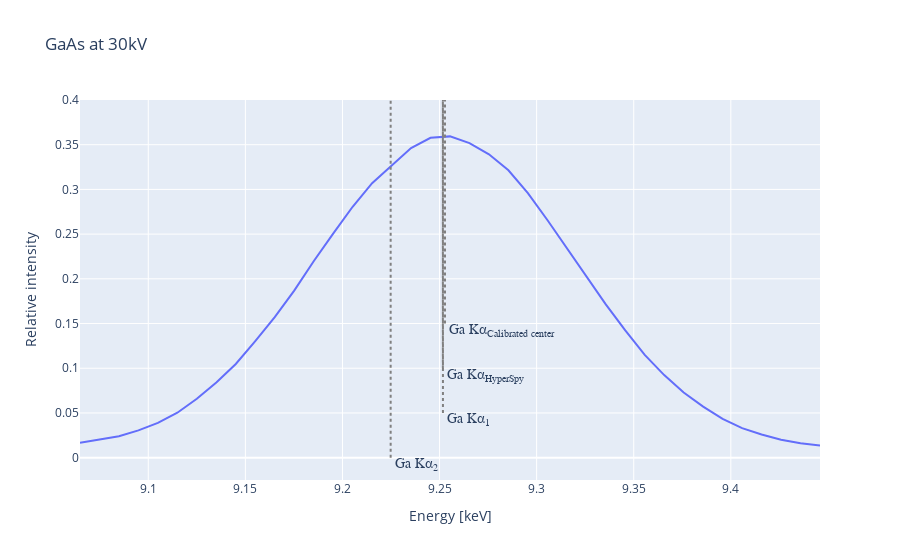

Notebook code for this chart:
### Code cell
# for plotting Ga Ka with theoretical Ga Ka1 and Ga Ka2
# lines = [HyperSpy, Ga Ka1, Ga Ka2, calibrated Ga Ka]
vertical_lines = [9.22482, 9.25174, 9.2517,  9.2528]
vertical_lines_names = ['Ga K&#945;<sub>2</sub>', 'Ga K&#945;<sub>1</sub>', 'Ga K&#945;<sub>HyperSpy</sub>', 'Ga K&#945;<sub>Calibrated center</sub>']

fig_calib = plotly_plot(
x=s["kev_calibrated"],
y_named=[s["intensity"], "intensity"],
vlines=vertical_lines,
vlines_name=vertical_lines_names,
title=s['name'],
xaxis_title="Energy [keV]",
start=925, #  index
stop=964, #  index
)

fig_calib.update_layout(yaxis_range=[-0.025,0.4])
fig_calib.update_layout(showlegend=False)
fig_calib.show()
# fig_calib.write_html("../plots/GaAs30kV-Ga-K-lines.html")
# fig_calib.write_image("../plots/GaAs30kV-Ga-K-lines.png")

### Figure 1 — Plotly figure (JSON) as saved in the notebook; plotly's stock layout.template omitted (floating-point values rounded to 4 significant figures)
{"data": [{"mode": "lines", "name": "intensity", "textfont": {"size": 14}, "type": "scatter", "x": [9.065, 9.075, 9.085, 9.095, 9.105, 9.115, 9.125, 9.135, 9.145, 9.155, 9.165, 9.175, 9.185, 9.195, 9.205, 9.215, 9.225, 9.235, 9.245, 9.255, 9.265, 9.275, 9.285, 9.295, 9.306, 9.316, 9.326, 9.336, 9.346, 9.356, 9.366, 9.376, 9.386, 9.396, 9.406, 9.416, 9.426, 9.436, 9.446], "y": [0.01668, 0.02004, 0.02391, 0.03053, 0.0389, 0.05027, 0.06584, 0.08403, 0.1048, 0.1304, 0.1573, 0.1868, 0.2197, 0.2505, 0.2806, 0.3069, 0.3269, 0.3462, 0.3577, 0.3593, 0.3518, 0.3393, 0.3213, 0.2959, 0.2658, 0.2348, 0.2024, 0.1714, 0.1423, 0.1149, 0.09231, 0.07277, 0.05702, 0.04342, 0.03303, 0.02585, 0.02007, 0.01608, 0.01346]}, {"line": {"dash": "dot", "width": 2}, "marker": {"color": "grey"}, "mode": "lines+text", "name": " Ga K&#945;<sub>2</sub> ", "text": [" Ga K&#945;<sub>2</sub> ", " Ga K&#945;<sub>2</sub> "], "textfont": {"family": "sans serif", "size": 14}, "textposition": "bottom right", "type": "scatter", "x": [9.225, 9.225], "y": [0, 1]}, {"line": {"dash": "dot", "width": 2}, "marker": {"color": "grey"}, "mode": "lines+text", "name": " Ga K&#945;<sub>1</sub> ", "text": [" Ga K&#945;<sub>1</sub> ", " Ga K&#945;<sub>1</sub> "], "textfont": {"family": "sans serif", "size": 14}, "textposition": "bottom right", "type": "scatter", "x": [9.252, 9.252], "y": [0.05, 1]}, {"line": {"dash": "dot", "width": 2}, "marker": {"color": "grey"}, "mode": "lines+text", "name": " Ga K&#945;<sub>HyperSpy</sub> ", "text": [" Ga K&#945;<sub>HyperSpy</sub> ", " Ga K&#945;<sub>HyperSpy</sub> "], "textfont": {"family": "sans serif", "size": 14}, "textposition": "bottom right", "type": "scatter", "x": [9.252, 9.252], "y": [0.1, 1]}, {"line": {"dash": "dot", "width": 2}, "marker": {"color": "grey"}, "mode": "lines+text", "name": " Ga K&#945;<sub>Calibrated center</sub> ", "text": [" Ga K&#945;<sub>Calibrated center</sub> ", " Ga K&#945;<sub>Calibrated center</sub> "], "textfont": {"family": "sans serif", "size": 14}, "textposition": "bottom right", "type": "scatter", "x": [9.253, 9.253], "y": [0.15, 1]}], "layout": {"showlegend": false, "title": {"text": "GaAs at 30kV"}, "xaxis": {"title": {"text": "Energy [keV]"}}, "yaxis": {"range": [-0.025, 0.4], "title": {"text": "Relative intensity"}}}}
